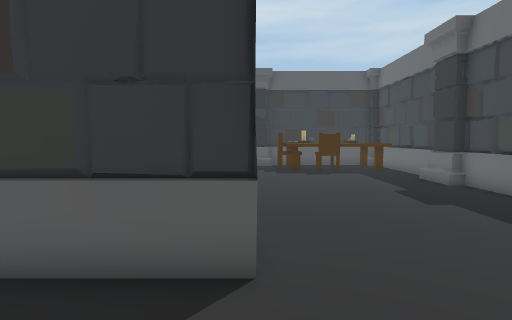
View 1 (above)

13 first-person views from a walk through a 3-D level made in the Unity game engine. The camera is 1.4 m above the floor, tilts 4° down and sees 80° across. Doors are open. The floor is counted in squares, 0.83 m on a side. Each view is taken from the middle of a square. On the plan, view 1 faces up. The plan holds only what a view shows up to about 16 squares ahead; the rest is blank. The place goes on beyond the plan. The player character is not drawn.

View 2
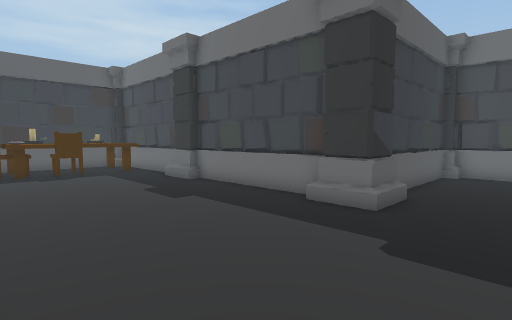

View 3
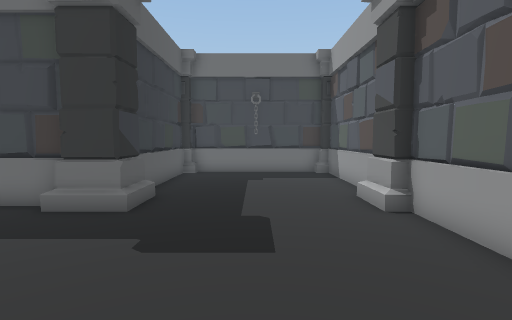

View 4
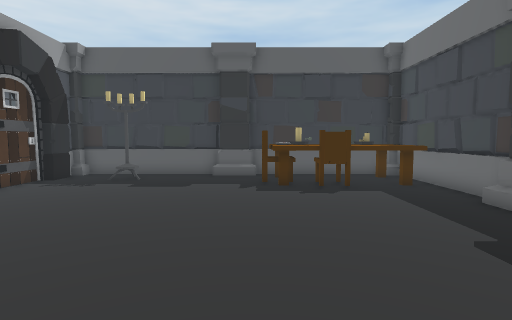

View 5
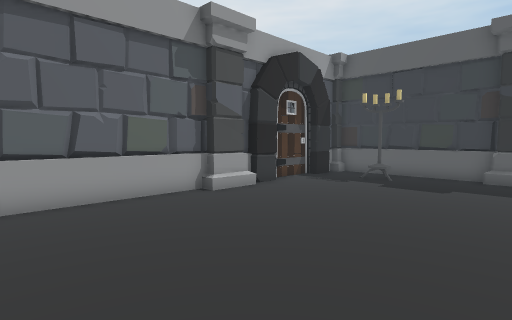

View 6
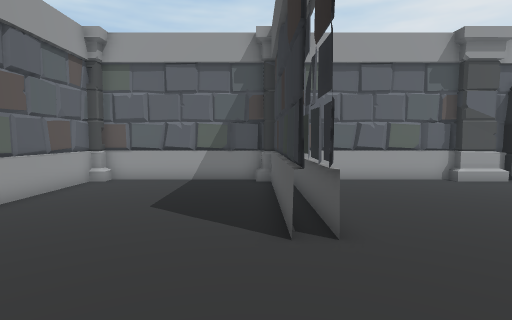

View 7
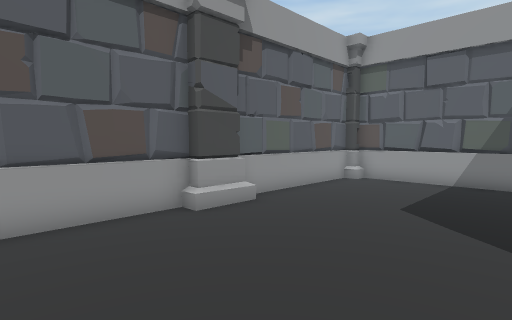

View 8
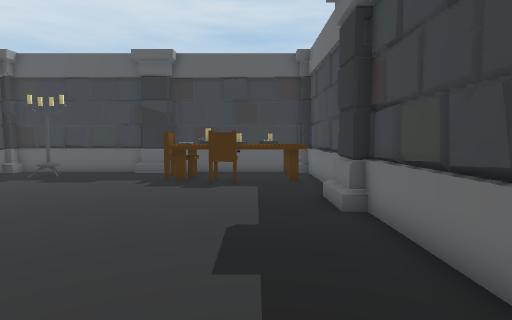

View 9
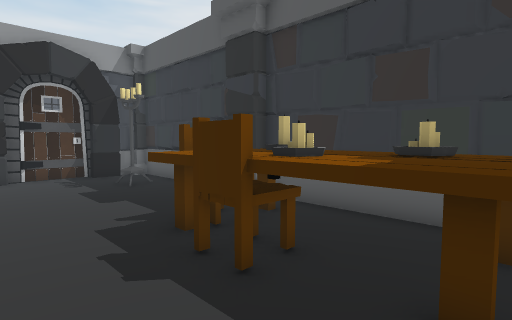

View 10
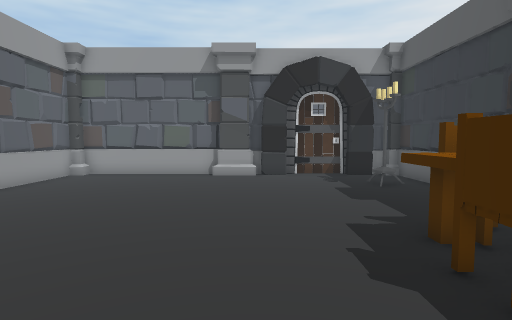

View 11
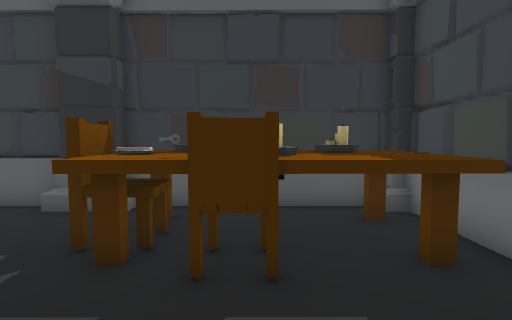

View 12
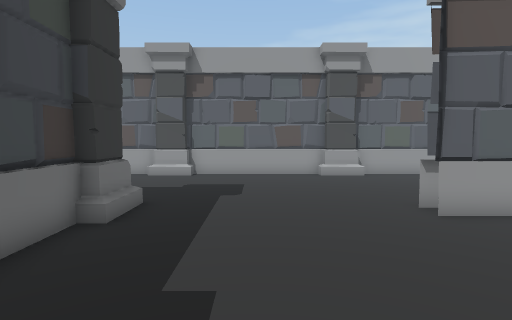

View 13
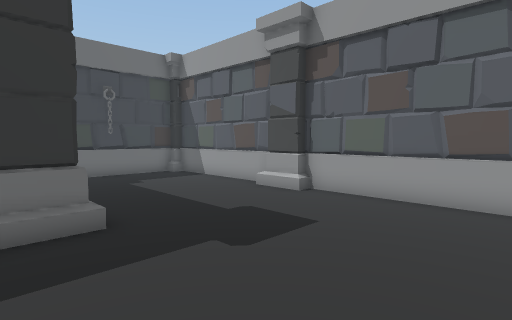

### Floor plan
Points are (right, up) in squares from view 1. A wall is a line through its corners. A room is listed if a view was taken in it or the views show most of it. See-through windows are left out.
Room 1 (views 1, 2, 3, 4, 5, 6, 7, 8, 9, 10, 11, 12, 13)
walls: (0.1, 3.6) (-7.3, 3.6); (7.3, 4.7) (7.8, 4.7); (7.6, 4.7) (7.6, 11.4); (7.3, 10.1) (7.3, 10.9); (8.9, 3.3) (7.3, 3.3) (7.3, 4.6) (7.7, 5.1); (7.6, 12.9) (7.6, 19.6) (-7.4, 19.6); (-7.2, 11.3) (-7.9, 11.3); (-7.8, 9.9) (-7.8, 4.4) (0, 4.4) (-3.6, 4.4); (-7.6, 3.4) (-7.6, -3.6); (-7.6, 11.5) (-7.6, 4.4); (-7.3, 12.8) (-7.3, 11); (-7.8, 1.9) (-7.8, -3.6) (15.4, -3.7); (-7.6, 12.7) (-7.6, 11.6); (7.3, 18.1) (7.3, 19.1); (-2, 19.8) (-2.5, 19.7); (15.4, 3.6) (7.4, 3.6); (15.7, 1.5) (15.8, 2); (15.6, -3.4) (15.6, 3.4)
low walls: (7.8, 7.1) (7.8, 9.9); (7.8, 4.7) (7.8, 6.9); (7.8, 13.1) (7.8, 16.3); (-7, 12) (-7, 11); (7.8, 16.4) (7.8, 17.1)
ways out: open door at (0, 4)
objects: other object (-8, 15) to (-8, 18); pillar (-7, 3); pillar (-7, 19); other object (-4, 18); pillar (0, -3); pillar (0, 19) to (1, 19); chair (1, 17) to (2, 17); table (2, 16) to (7, 19); candle (2, 18) to (3, 18); table (2, 19); chair (3, 16) to (4, 16); candle (4, 17) to (5, 17); candle (5, 18) to (6, 18); pillar (7, 11) to (8, 12); pillar (7, 19); pillar (8, -3); other object (15, 0)

Where each view was taken, in squares from view 1:
view 1: 0 up, 0 right, facing up
view 2: 0 up, 0 right, facing up-right
view 3: 0 up, 0 right, facing right
view 4: 5 up, 1 right, facing up
view 5: 5 up, 1 right, facing up-left
view 6: 3 up, 5 right, facing left
view 7: 3 up, 5 right, facing down-left
view 8: 4 up, 5 right, facing up
view 9: 13 up, 7 right, facing up-left
view 10: 13 up, 7 right, facing left
view 11: 12 up, 4 right, facing up
view 12: 11 up, 4 right, facing down
view 13: 5 up, 1 right, facing down-right
